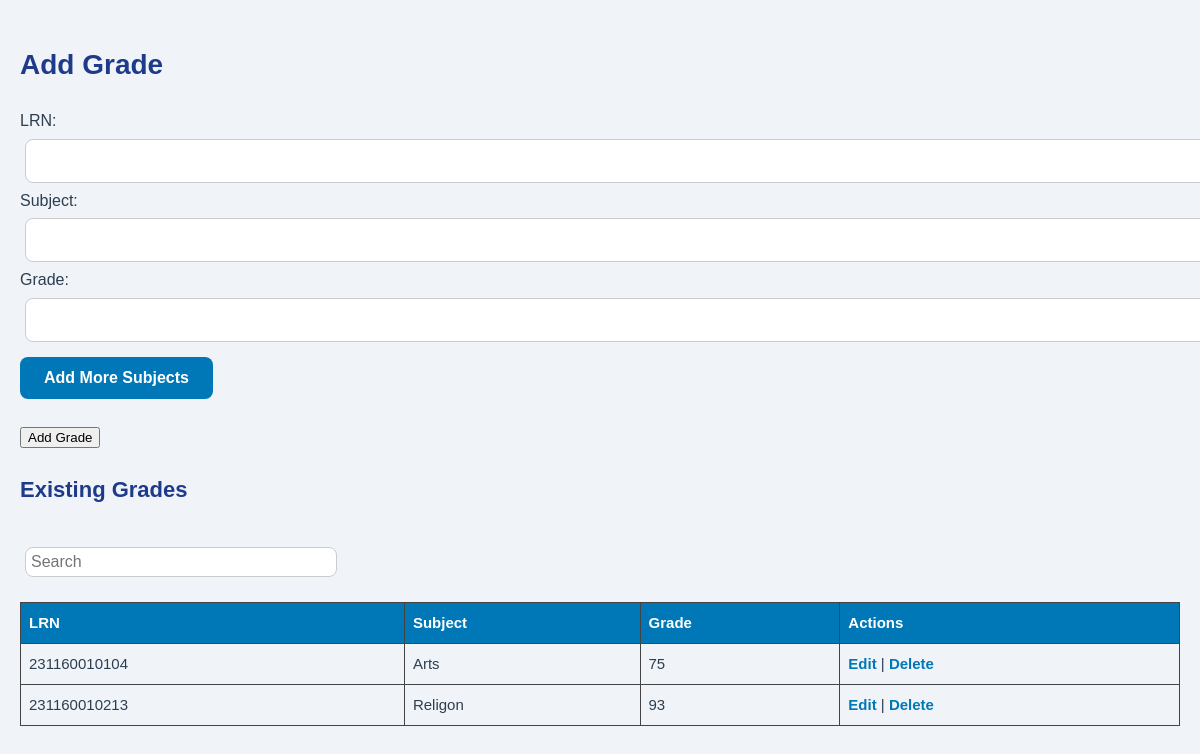
The page /grades.php on the database as committed earlier.
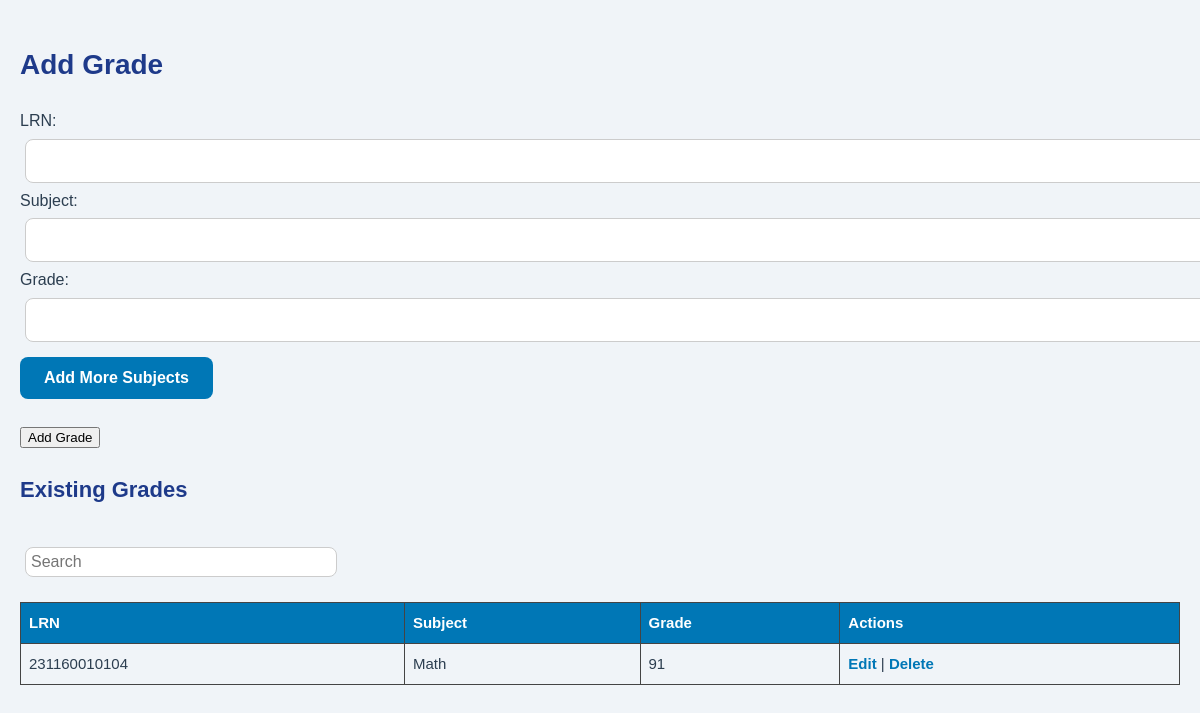
The same page on the database as committed later.
### tables this page shows
CREATE TABLE `grades` (
  `id` int(11) NOT NULL,
  `student_id` bigint(20) NOT NULL,
  `subject` varchar(100) NOT NULL,
  `grade` varchar(10) NOT NULL
);

### grades.php (the view, shortened to what this page needs)
<?php
include 'db.php';
?>
<!DOCTYPE html>
<html>
<head>
    <link rel="stylesheet" type="text/css" href="css/admin.css">
</head>
<body>
<h2>Add Grade</h2>
<form method="POST" action="grades.php">
    LRN: <input type="text" name="student_id" required><br>
    <div id="addSubjects">
        Subject: <input type="text" name="subject[]" required>
        Grade: <input type="text" name="grade[]" required><br>
    </div>
    <button type="button" onclick="addMore()">Add More Subjects</button><br><br>
    <input type="submit" value="Add Grade">
</form>
<h3>Existing Grades</h3>
<input type="text" id="searchInput" placeholder="Search" style="margin-top: 20px; padding: 5px; width: 300px;">
<table>
    <tr><th>LRN</th><th>Subject</th><th>Grade</th><th>Actions</th></tr>
    <?php
    $result = $conn->query("SELECT * FROM grades ORDER BY student_id");
    if ($result) {
        while($row = $result->fetch_assoc()) {
      echo "<tr>
    <td>" . htmlspecialchars($row['student_id']) . "</td>
    <td>" . htmlspecialchars($row['subject']) . "</td>
    <td>" . htmlspecialchars($row['grade']) . "</td>
    <td>
        <a href=\"#\" class=\"edit-grade\" data-lrn=\"" . htmlspecialchars($row['student_id']) . "\">Edit</a> |
        <a href='grades.php?delete=" . urlencode($row['id']) . "' onclick=\"return confirm('Delete this grade?')\">Delete</a>
    </td>
</tr>";
        }
    }
    ?>
</table>
</body>
</html>

### css/admin.css (style rules this page uses)
body { font-family: 'Poppins', sans-serif; background: #f0f4f8; color: #2c3e50; margin: 0; padding: 30px; line-height: 1.6; }
h2, h3 { color: #1e3a8a; margin-bottom: 20px; font-weight: 700; }
h2 { font-size: 28px; }
h3 { font-size: 22px; }
input[type="text"] { width: 100%; padding: 12px 14px; margin: 12px 0; border: 1px solid #ccc; border-radius: 8px; font-size: 16px; background: #fff; }
button { padding: 12px 24px; background-color: #0077b6; color: #fff; border: none; border-radius: 8px; cursor: pointer; font-size: 16px; font-weight: 600; transition: background 0.2s ease; }
table { width: 100%; margin-top: 30px; border-collapse: collapse; }
th, td { padding: 14px; text-align: left; border-bottom: 1px solid #ddd; font-size: 15px; }
th { background-color: #0077b6; color: #fff; }
a { color: #0077b6; text-decoration: none; font-weight: 600; }

### grades.php (style rules this page uses)
body { font-family: Arial; padding: 20px; }
input[type="text"] { margin: 5px; }
table, th, td { border: 1px solid #444; border-collapse: collapse; padding: 8px; }
table { margin-top: 20px; width: 100%; }
button { margin-top: 10px; }

Rows that differ between the two databases and show on the page:
removed grades: student "231160010104", subject "Arts", grade "75"
removed grades: student "231160010213", subject "Religon", grade "93"
added grades: student "231160010104", subject "Math", grade "91"
